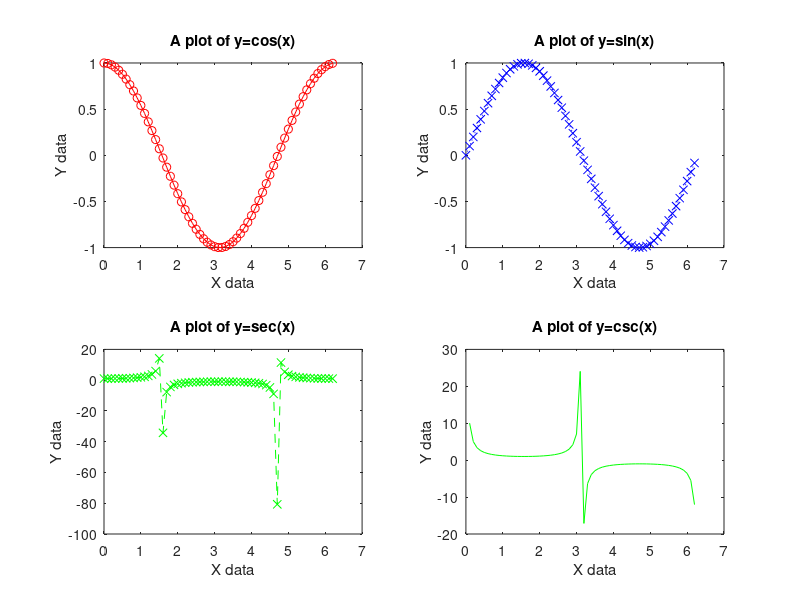
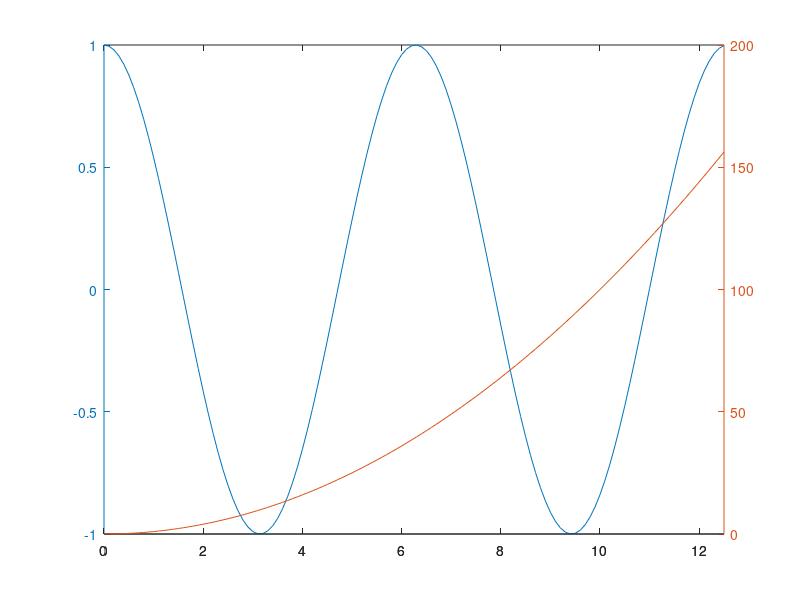

MATLAB code to generate these figures, in order:
clear all; clc; close all;

x = 0:0.1:2*pi;
y = cos(x);
y1 = sin(x);
y2 = sec(x);
y3 = csc(x);

figure;
subplot(2, 2, 1)
plot(x,y,'-or');
title('A plot of y=cos(x)');
xlabel('X data');
ylabel('Y data');

subplot(2, 2, 2)
plot(x, y1, ':xb');
title('A plot of y=sin(x)');
xlabel('X data');
ylabel('Y data');

subplot(2, 2, 3)
plot(x, y2, '--xg');
title('A plot of y=sec(x)');
xlabel('X data');
ylabel('Y data');

subplot(2, 2, 4)
plot(x, y3, '-g');
title('A plot of y=csc(x)');
xlabel('X data');
ylabel('Y data');

print -dpng example.png

figure;
x1 = 0:0.1:4*pi; 
y4=cos(x1); 
y5=x1.^2;
plotyy(x1,y4,x1,y5)
